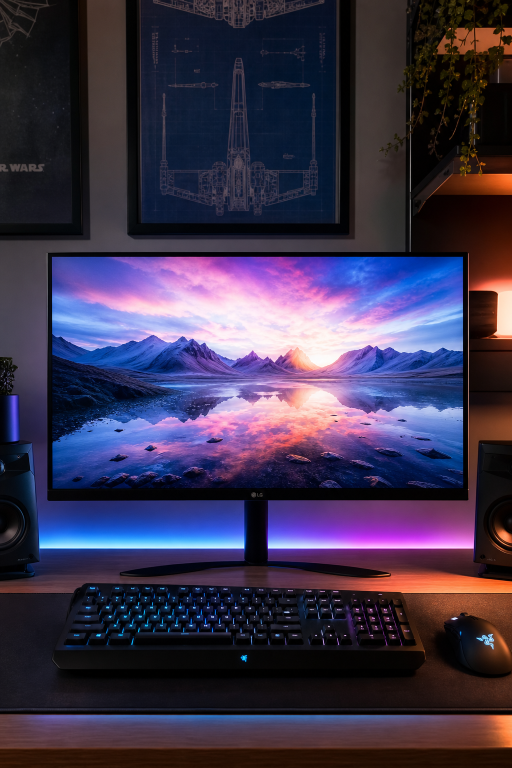
#> input picture assets/monitor_bg.png, 1024 x 1536 px (shown at 1/2 size)
$ python thumbnail_generator.py assets/monitor_bg.png assets/monitor_bg.png
#> lines starting #> are read from the running program, lines starting #| are printed output that depends on the picture
### gemini_keys.py
"""
Round-robin Gemini API key rotation.

Reads GEMINI_API_KEY_1, GEMINI_API_KEY_2, GEMINI_API_KEY_3, ... from the
environment (falls back to a single GEMINI_API_KEY / GOOGLE_API_KEY if no
numbered keys are set). The currently-active key index is persisted to a
small JSON file so that it survives restarts AND is shared between the
separate `main.py` / `webapp.py` processes.

Usage:
    from gemini_keys import get_current_key, rotate_key, is_quota_error

    api_key = get_current_key()
    try:
        ...call Gemini...
    except SomeError as exc:
        if is_quota_error(exc):
            rotate_key(reason=str(exc))
            # retry with the new key
"""
import json
import logging
import os
import threading

from config import BASE_DIR

logger = logging.getLogger(__name__)

_STATE_PATH = os.path.join(BASE_DIR, "gemini_key_state.json")
_LOCK = threading.Lock()


def _load_keys() -> list[str]:
    keys: list[str] = []
    i = 1
    while True:
        v = os.getenv(f"GEMINI_API_KEY_{i}")
        if not v:
            break
        v = v.strip()
        if v and v not in keys:
            keys.append(v)
        i += 1
    # Back-compat: a single unnumbered key.
    single = (os.getenv("GEMINI_API_KEY") or os.getenv("GOOGLE_API_KEY") or "").strip()
    if single and single not in keys:
        keys.append(single)
    return keys


_KEYS: list[str] = _load_keys()


def _read_index() -> int:
    if not _KEYS:
        return 0
    try:
        with open(_STATE_PATH, "r", encoding="utf-8") as fh:
            idx = int(json.load(fh).get("index", 0))
    except (FileNotFoundError, ValueError, TypeError, json.JSONDecodeError):
        idx = 0
    return idx % len(_KEYS)


def _write_index(idx: int) -> None:
    tmp_path = _STATE_PATH + ".tmp"
    try:
        with open(tmp_path, "w", encoding="utf-8") as fh:
            json.dump({"index": idx}, fh)
        os.replace(tmp_path, _STATE_PATH)
    except OSError as exc:
        logger.warning("Failed to persist Gemini key index: %s", exc)


def key_count() -> int:
    return len(_KEYS)


def get_current_key() -> str:
    """Return the currently-active Gemini API key ("" if none configured)."""
    if not _KEYS:
        return ""
    with _LOCK:
        return _KEYS[_read_index()]


def rotate_key(reason: str = "") -> str:
    """Advance to the next Gemini API key (wraps around), persist it, and
    return the newly-active key. No-op (returns the same key) if only one
    (or zero) keys are configured.
    """
    if len(_KEYS) <= 1:
        return _KEYS[0] if _KEYS else ""
    with _LOCK:
        idx = _read_index()
        new_idx = (idx + 1) % len(_KEYS)
        _write_index(new_idx)
        logger.warning(
            "Gemini API key rotated: #%d -> #%d/%d%s",
            idx + 1, new_idx + 1, len(_KEYS),
            f" ({reason})" if reason else "",
        )
        return _KEYS[new_idx]


def is_quota_error(exc: BaseException) -> bool:
    """Heuristic check whether an exception represents a Gemini quota /
    rate-limit error (HTTP 429 / RESOURCE_EXHAUSTED), as opposed to some
    other failure (network error, bad request, etc.)."""
    msg = str(exc)
    return "RESOURCE_EXHAUSTED" in msg or "429" in msg or "quota" in msg.lower()

### thumbnail_generator.py
"""
Thumbnail generator: overlays article title text on the first article image.

Creates a single 1080×1920 JPEG used for both YouTube Shorts and Instagram Reels covers.
Uses Pillow — same dependency already used by video_generator.
"""
import os
import logging
import textwrap

logger = logging.getLogger(__name__)

# Thumbnail size: 1080×1920 (9:16) — used for Instagram Reels
IG_W, IG_H = 1080, 1920

_WIN_FONTS_DIR = os.path.join(os.environ.get("WINDIR", r"C:\\Windows"), "Fonts")
_FONT_CANDIDATES = [
    # Windows
    os.path.join(_WIN_FONTS_DIR, "impact.ttf"),
    os.path.join(_WIN_FONTS_DIR, "arialbd.ttf"),
    os.path.join(_WIN_FONTS_DIR, "arial.ttf"),
    os.path.join(_WIN_FONTS_DIR, "seguiemj.ttf"),
    # macOS
    "/System/Library/Fonts/Supplemental/Impact.ttf",
    "/System/Library/Fonts/Supplemental/Arial Bold.ttf",
    "/System/Library/Fonts/Supplemental/Arial.ttf",
    "/System/Library/Fonts/Helvetica.ttc",
    # Linux
    "/usr/share/fonts/truetype/msttcorefonts/Impact.ttf",
    "/usr/share/fonts/truetype/dejavu/DejaVuSans-Bold.ttf",
]

# Outline / stroke colour (black)
_OUTLINE_COLOR = (0x00, 0x00, 0x00)  # #000000
# Gradient fill: top colour → bottom colour
_GRAD_TOP    = (0xDC, 0x0A, 0x0A)    # #DC0A0A logo red (same as subtitles)
_GRAD_BOTTOM = (255, 255, 255)        # white (same as subtitles)


def _find_font(size: int):
    from PIL import ImageFont
    for path in _FONT_CANDIDATES:
        if os.path.exists(path):
            try:
                return ImageFont.truetype(path, size)
            except Exception:
                continue
    return ImageFont.load_default()


def _render_thumbnail(
    source_image_path: str,
    title: str,
    out_path: str,
    width: int,
    height: int,
) -> bool:
    """
    Core render: gaming-style thumbnail.
    - scale-to-fill crop of source image
    - dark gradient overlay on bottom half
    - Impact font, italic shear
    - thick #31B3BD outline
    - white→pink gradient fill
    Returns True on success.
    """
#> called with source_image_path = 'assets/monitor_bg.png', title = 'assets/monitor_bg.png', width = 1080, height = 1920
    try:
        from PIL import Image, ImageDraw, ImageFilter, ImageChops

        # --- 1. Load + fill frame (scale-to-fill, centre-crop) ---
        img = Image.open(source_image_path).convert("RGB")
#> img is the input picture: PIL image 1024x1536 RGB; mean R, G, B 61.3, 52.3, 77.3
        src_w, src_h = img.size
#> src_w = 1024; src_h = 1536
        scale = max(width / src_w, height / src_h)
#> scale = 1.25
        new_w = int(src_w * scale)
#> new_w = 1280
        new_h = int(src_h * scale)
#> new_h = 1920
        img = img.resize((new_w, new_h), Image.LANCZOS)
#> img: PIL image 1280x1920 RGB
        left = (new_w - width) // 2
#> left = 100
        top  = (new_h - height) // 2
#> top = 0
        img = img.crop((left, top, left + width, top + height))
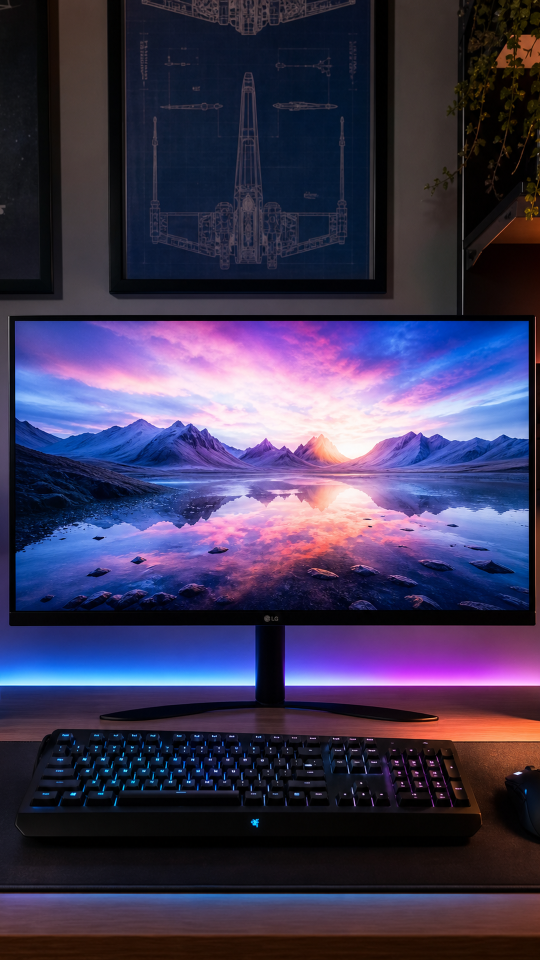
#> img: PIL image 1080x1920 RGB (shown at 1/2 size); mean R, G, B 62.5, 55.3, 85.2

        # --- 2. Dark gradient overlay on the bottom 60% ---
        overlay = Image.new("RGBA", (width, height), (0, 0, 0, 0))
#> overlay: PIL image 1080x1920 RGBA; every value is 0
        draw_ov = ImageDraw.Draw(overlay)
        grad_start = int(height * 0.40)
        for y_g in range(grad_start, height):
            alpha = int(230 * (y_g - grad_start) / (height - grad_start))
            draw_ov.line([(0, y_g), (width, y_g)], fill=(0, 0, 0, alpha))
        img = img.convert("RGBA")
#> img: PIL image 1080x1920 RGBA
        img = Image.alpha_composite(img, overlay)
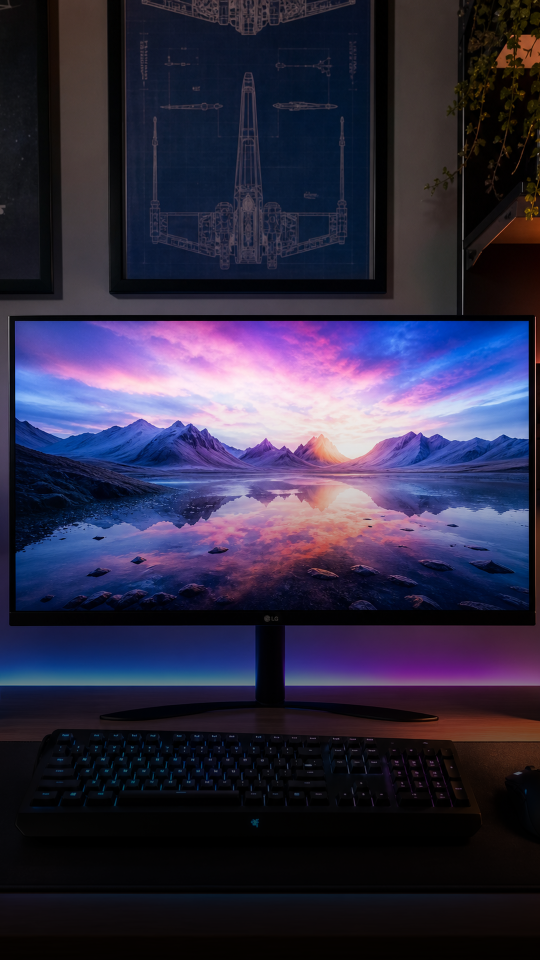
#> img: PIL image 1080x1920 RGBA (shown at 1/2 size); mean R, G, B, A 48.1, 43.9, 67.5, 255

        # --- 3. Truncate title to ~50 chars at word boundary ---
        if len(title) > 50:
            short = title[:50].rsplit(" ", 1)[0]
            title = (short if short else title[:50]) + "…"

        # --- 4. Font + layout ---
        font_size = max(90, width // 8)   # larger than before
        font = _find_font(font_size)
#> (the run stopped early here; a loop or call above may not have finished)
